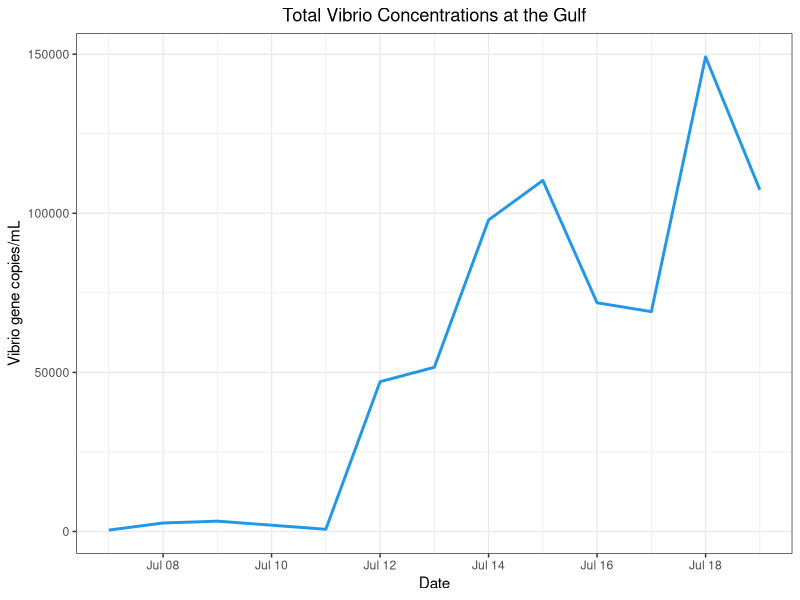
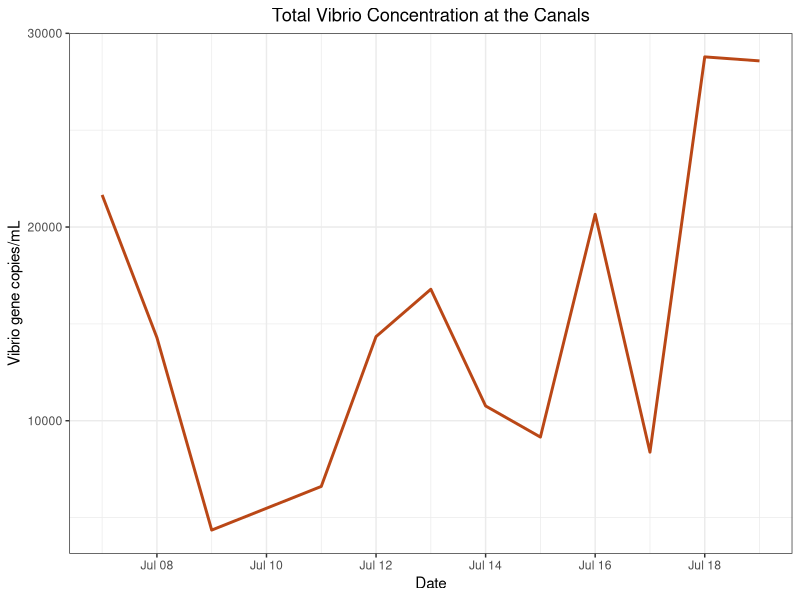
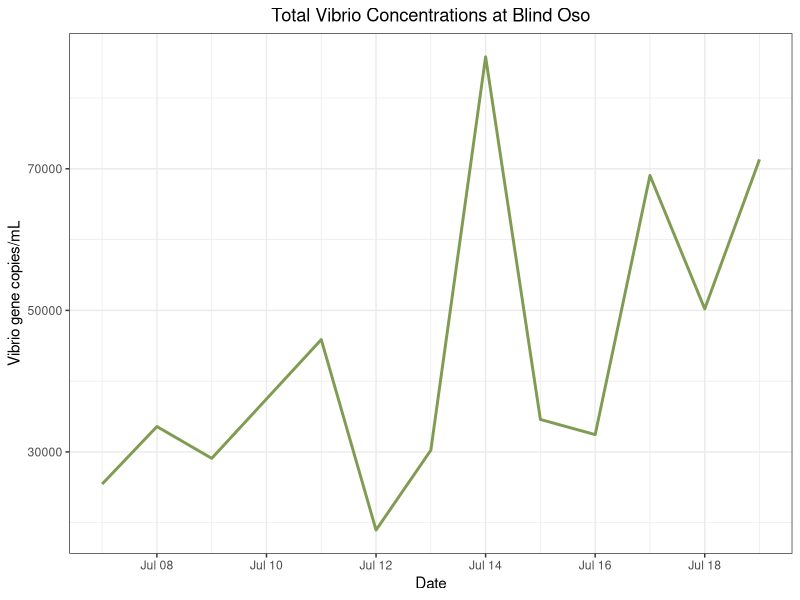
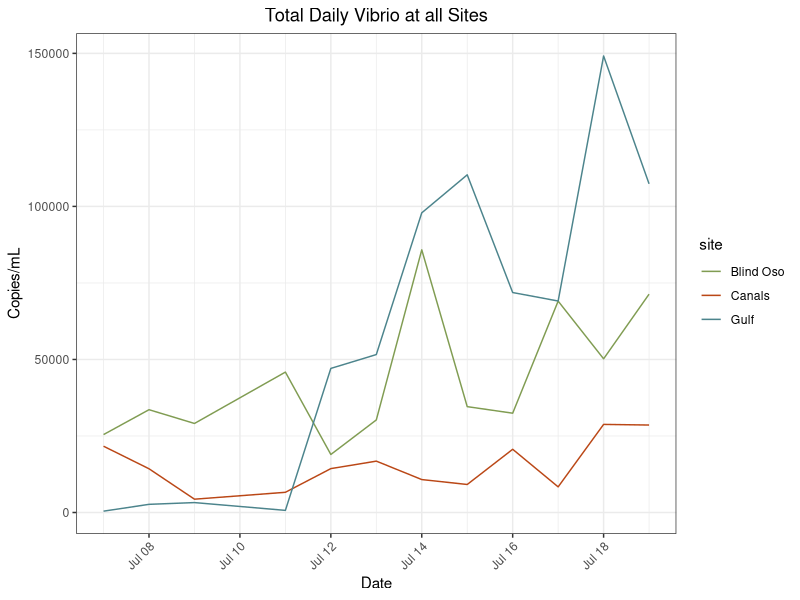
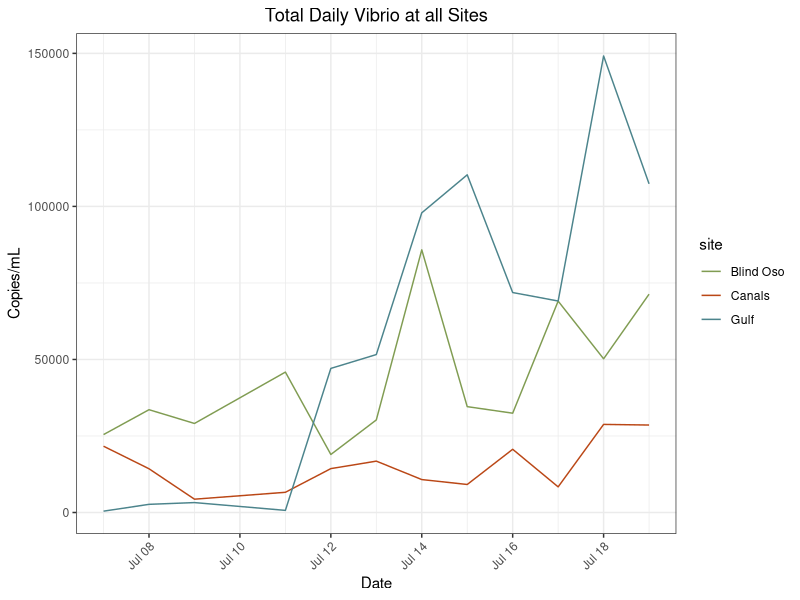

The R source for these figures, in order:
## ---- chunk 1
library(tidyverse)
library(here)
## ---- chunk 2
data<- read_csv(here("data", "processed_data", "tx_master.csv")) 
## ---- chunk 3
#Daily All Sites
daily<- data %>%
  select(date,copies_mL,site,Type) %>%
  filter(Type %in% "Daily") %>%
drop_na() #Get rid of NAs


#Daily by Site
bo_daily <- daily %>% filter(site %in% "Blind Oso") #Blind Oso Bay
c2_daily <- daily %>% filter(site %in% "Canals") #Canals
rd_daily <- daily %>% filter(site %in% "Gulf") #Gulf Site



## ---- chunk 4
rd_daily %>%
  ggplot() +geom_line(
    aes(x = date,
        y = copies_mL),
    color = "4c848c",
    size = 1) +
  theme_bw() +
  labs(
    x = "Date",
    y = "Vibrio gene copies/mL",
    title = "Total Vibrio Concentrations at the Gulf") +
  theme(plot.title = element_text(hjust = 0.5))
## ---- chunk 5
c2_daily %>%
  ggplot() +geom_line(
    aes(x = date,
        y = copies_mL),
    color = "#ba4716",
    size = 1) +
  theme_bw() +
  labs(
    x = "Date",
    y = "Vibrio gene copies/mL",
    title = "Total Vibrio Concentration at the Canals") +
  theme(plot.title = element_text(hjust = 0.5))
## ---- chunk 6
bo_daily %>%
  ggplot() +geom_line(
    aes(x = date,
        y = copies_mL),
    color = "#809C52",
    size = 1) +
  theme_bw() +
  labs(
    x = "Date",
    y = "Vibrio gene copies/mL",
    title = "Total Vibrio Concentrations at Blind Oso") +
  theme(plot.title = element_text(hjust = 0.5))
## ---- chunk 7
tot_vib<- daily %>% ggplot()+geom_line(
  aes(x = date,
      y = copies_mL,
      color = site))+
  #facet_wrap(~site) +
  theme_bw()+
  labs(
    x = "Date",
    y = "Copies/mL",
    title = "Total Daily Vibrio at all Sites") +
  theme(plot.title = element_text(hjust = 0.5)) + #center title
  theme(axis.text.x = element_text(angle = 45, hjust = 1)) + #Tilt x axis labels 
 # theme(legend.position = "none") + #Removes legend 
  scale_color_manual(values = c("Blind Oso" = "#809C52",
                                "Canals" = "#ba4716",
                                "Gulf" = "#4c848c"))

tot_vib

ggsave(here("results", "plots", "qpcr", "total_vib_daily.png"))
